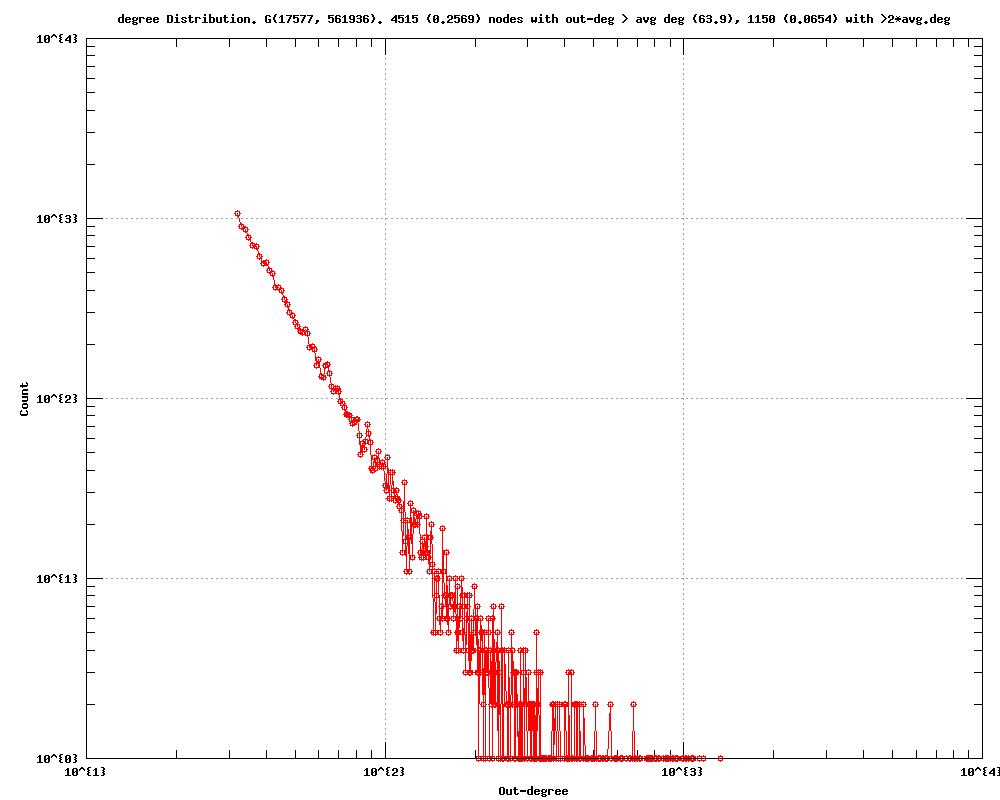

Source code (gnuplot):
#
# degree Distribution. G(17577, 561936). 4515 (0.2569) nodes with out-deg > avg deg (63.9), 1150 (0.0654) with >2*avg.deg (Mon Oct 31 20:49:25 2016)
#

set title "degree Distribution. G(17577, 561936). 4515 (0.2569) nodes with out-deg > avg deg (63.9), 1150 (0.0654) with >2*avg.deg"
set key bottom right
set logscale xy 10
set format x "10^{%L}"
set mxtics 10
set format y "10^{%L}"
set mytics 10
set grid
set xlabel "Out-degree"
set ylabel "Count"
set tics scale 2
set terminal png size 1000,800
set output 'outDeg.degree_ba.png'
plot 	"outDeg.degree_ba.tab" using 1:2 title "" with linespoints pt 6
